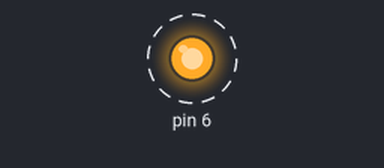
The sketch below on a simulated Arduino Uno, built with avr-gcc and run on an emulated ATmega328P. Shown: output pins drawn as LEDs (lit = HIGH). Dashed ring = blinking. What the sketch prints to the serial monitor is not drawn.

Above: at 0.5 s.
Timing chart, 0 to 4.6 s (numbered marks = the images above):
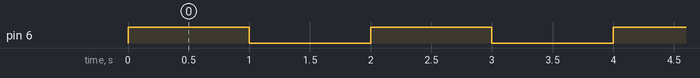

The sketch:

test_led_1.ino
```cpp
/*
 * classes.h
 *
 *  Created on: 7 Nov 2018
 *      Author: tom
 *
 *  For the declaration of classes
 */

// ** Preamble ** //
//#include "firmware.h"

void setup () {
    pinMode(6, OUTPUT);

    //begin serial communication
    Serial.begin(9600);
}

void loop() {

  digitalWrite(6, HIGH);
  Serial.println("On!");
  delay(1000);
  digitalWrite(6, LOW);
  Serial.println("Off!");
  delay(1000);

}
```

Measured:
- by itself, pin 6: alternates HIGH for 1.0 s and LOW for 1.0 s
